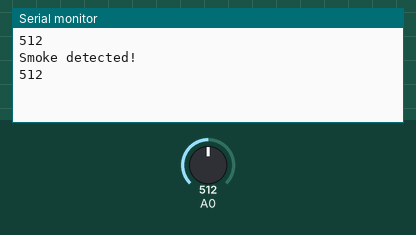
This sketch was run on a simulated Arduino Uno, built with avr-gcc and run on an emulated ATmega328P. On the bench: the last lines printed to the serial monitor. The inputs (shaded band) are chosen by the test bench; at power-on: A0 = 512.

Above: at 1.8 s.
1.9 s: A0 set to 716
At 2.6 s:
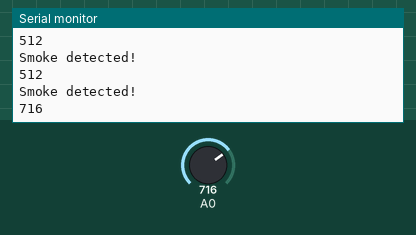
3.4 s: A0 set to 900
At 4.8 s:
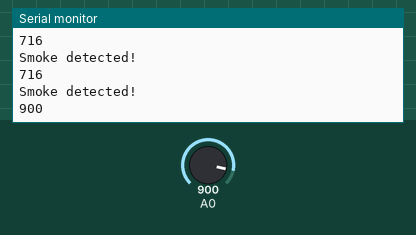
Timing chart, 0 to 6.4 s (numbered marks = the images above; inputs shaded):
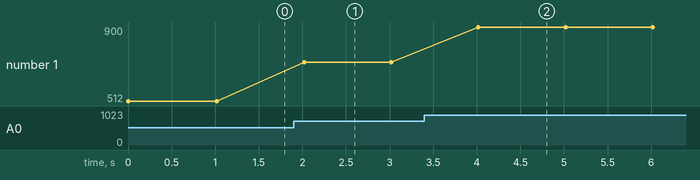

The sketch:

POC_MQ_Uno.ino
```cpp
void setup() {
  // initialize serial communication at 9600 bits per second:
  Serial.begin(9600);
}
// the loop routine runs over and over again forever:
void loop() {
  // read the input on analog pin 0:
  int sensorValue = analogRead(A0);
  // print out the value you read:
  Serial.println(sensorValue);
  delay(1000);
  if(sensorValue > 300){
   Serial.println("Smoke detected!");
 }
}
```

Measured:
- after the input at 1.9 s, the serial monitor: prints a new line after 0.12 s (image 1)
- after the input at 3.4 s, the serial monitor: prints a new line after 0.62 s (image 2)
- plotted number 1: 512 → 716 after the input at 1.9 s, 716 → 900 after the input at 3.4 s
